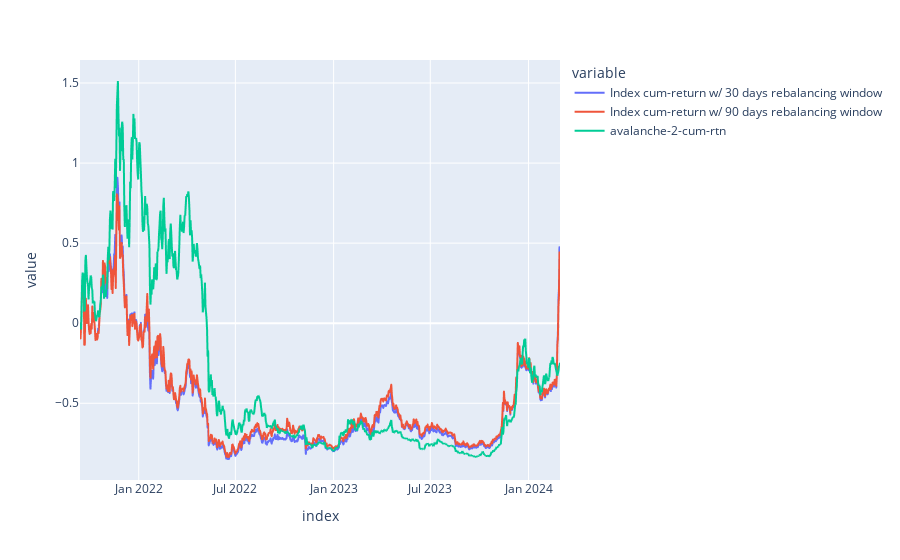

Notebook source saved alongside this figure:
### Code cell
_,fig=bt.assess_different_rebalancing_periods([30,90],0)
fig

### Figure 1 — Plotly figure (JSON) as saved in the notebook; plotly's stock layout.template omitted (floating-point values rounded to 4 significant figures; data arrays with more than 128 entries replaced by an {"elided": "..."} marker saying what was removed)
{"data": [{"hovertemplate": "variable=Index cum-return w/ 30 days rebalancing window<br>index=%{x}<br>value=%{y}<extra></extra>", "legendgroup": "Index cum-return w/ 30 days rebalancing window", "line": {"color": "#636efa", "dash": "solid"}, "marker": {"symbol": "circle"}, "mode": "lines", "name": "Index cum-return w/ 30 days rebalancing window", "showlegend": true, "type": "scattergl", "x": {"elided": "900 str values"}, "xaxis": "x", "y": {"elided": "900 float values"}, "yaxis": "y"}, {"hovertemplate": "variable=Index cum-return w/ 90 days rebalancing window<br>index=%{x}<br>value=%{y}<extra></extra>", "legendgroup": "Index cum-return w/ 90 days rebalancing window", "line": {"color": "#EF553B", "dash": "solid"}, "marker": {"symbol": "circle"}, "mode": "lines", "name": "Index cum-return w/ 90 days rebalancing window", "showlegend": true, "type": "scattergl", "x": {"elided": "900 str values"}, "xaxis": "x", "y": {"elided": "900 float values"}, "yaxis": "y"}, {"hovertemplate": "variable=avalanche-2-cum-rtn<br>index=%{x}<br>value=%{y}<extra></extra>", "legendgroup": "avalanche-2-cum-rtn", "line": {"color": "#00cc96", "dash": "solid"}, "marker": {"symbol": "circle"}, "mode": "lines", "name": "avalanche-2-cum-rtn", "showlegend": true, "type": "scattergl", "x": {"elided": "900 str values"}, "xaxis": "x", "y": {"elided": "900 float values"}, "yaxis": "y"}], "layout": {"legend": {"title": {"text": "variable"}, "tracegroupgap": 0}, "margin": {"t": 60}, "xaxis": {"anchor": "y", "domain": [0, 1], "title": {"text": "index"}}, "yaxis": {"anchor": "x", "domain": [0, 1], "title": {"text": "value"}}}}
